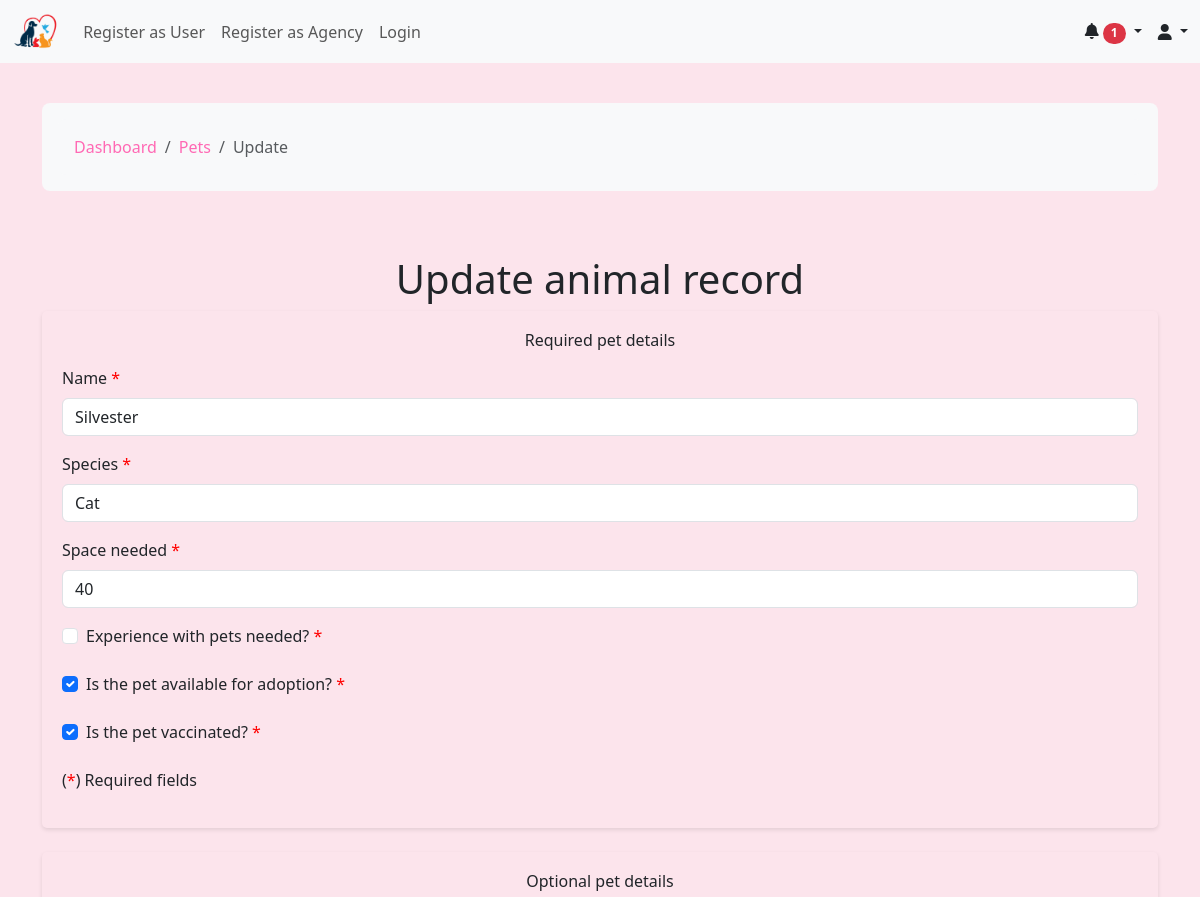
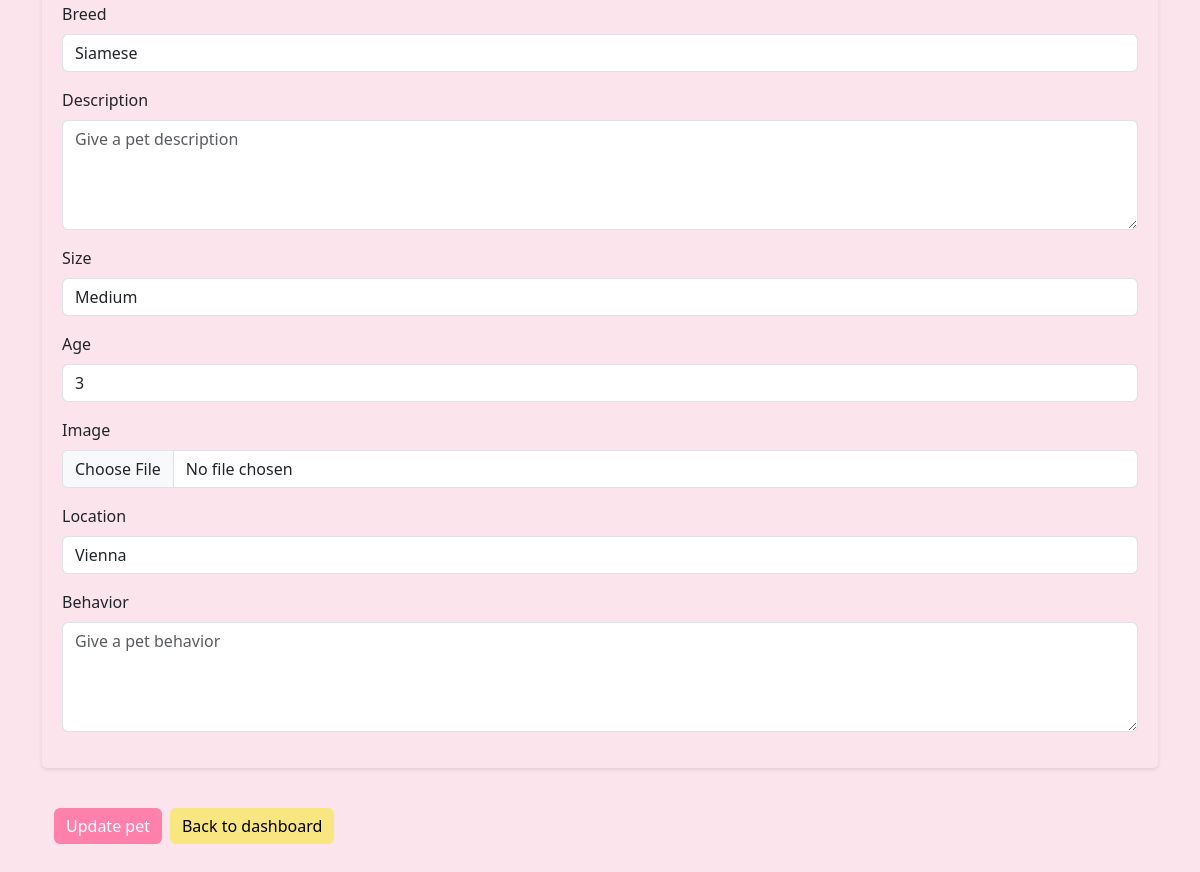
Screenshot of /pet/update.php?id=1 with the database file from the repository (2 pictures, top to bottom).
### tables this page shows
CREATE TABLE `pet` (
  `id` int(11) NOT NULL,
  `name` varchar(50) NOT NULL,
  `image` varchar(255) DEFAULT NULL,
  `location` varchar(50) DEFAULT NULL,
  `species` enum('Cat','Dog','Bird','Fish') NOT NULL,
  `breed` varchar(50) DEFAULT NULL,
  `age` int(11) DEFAULT NULL,
  `size` enum('Small','Medium','Large') DEFAULT NULL,
  `description` varchar(511) DEFAULT NULL,
  `available` tinyint(1) NOT NULL,
  `vaccinated` tinyint(1) NOT NULL,
  `experienceNeeded` tinyint(1) NOT NULL,
  `minSpace` int(11) NOT NULL,
  `behavior` varchar(255) DEFAULT NULL,
  `fk_users_id` int(11) NOT NULL,
  `pet_day` tinyint(1) DEFAULT 0
);

### utils/crudPet.php (called while the page is built, shortened)
<?php
class CRUD_PET
{
    private $connection;
    public function __construct(string $database = "pet_adoption", string $host = "localhost", string $user = "root", string $password = "")
    {
        $this->connection = mysqli_connect($host, $user, $password, $database);
    }
    public function select(string $table, string $columns = "*", string $condition = "")
    {
        $sql = "SELECT $columns FROM $table";
        if (!empty($condition)) {
            $sql .= " WHERE $condition";
        }
        $result = mysqli_query($this->connection, $sql);
        $rows = mysqli_fetch_all($result, MYSQLI_ASSOC);
        return $rows;
    }
    public function selectPets(string $condition)
    {
        return $this->select("pet", "*", $condition);
    }
}

### pet/update.php (the view, shortened to what this page needs)
<?php
require_once "../utils/crudPet.php";
require_once "../components/breadcrumb.php";
$id = $_GET["id"];
$crud = new CRUD_PET();
$result = $crud->selectPets("id = $id");
if (!empty($result)) {
    $pet = $result[0];
    $experience = ($pet["experienceNeeded"] == 1) ? 'checked' : '';
    $available = ($pet["available"] == 1) ? 'checked' : '';
    $vaccine = ($pet["vaccinated"] == 1) ? 'checked' : '';
}
?>
<!DOCTYPE html>
<html lang="en">
<head>
    <?php include '../components/head.php'; ?>
    <link rel="stylesheet" href="../css/main.css">
</head>
<body>
    <?php include '../components/navbar.php'; ?>
    <div class="container">
        <h1 class="text-center">Update animal record</h1>
        <form method="post" autocomplete="off" enctype="multipart/form-data">
            <div class="required-fields">
                <h6 id=pet-details-h6>Required pet details</h6>
                <div class="mb-3 mt-3">
                    <label for="name" class="form-label">Name <span class='required'>*</span> </label>
                    <input type="text" class="form-control" id="name" name="name" placeholder="Name" value="<?= $pet["name"] ?>" required="" oninvalid="this.setCustomValidity('Please, add a pet name')" oninput="setCustomValidity('')">
                </div>
                <div class="mb-3">
                    <label for="species" class="form-label">Species <span class='required'>*</span></label>
                    <select class="form-control" id="species" name="species" required="" oninvalid="this.setCustomValidity('Please, select a pet species')" oninput="setCustomValidity('')">
                        <option value="Cat" <?php echo ($pet["species"] === "Cat") ? "selected" : ""; ?>>Cat</option>
                    </select>
                </div>
                <div class="mb-3">
                    <label for="space" class="form-label">Space needed <span class='required'>*</span></label>
                    <input type="number" class="form-control" id="space" name="space" placeholder="Space" min="0" value="<?= $pet["minSpace"] ?>" required="" oninvalid="this.setCustomValidity('Please, add the amount of space needed')" oninput="setCustomValidity('')">
                </div>
                <div class="mb-3">
                    <div class="form-check">
                        <input class="form-check-input" type="checkbox" name="experience" <?= $experience ?>>
                        <label class="form-label form-check-label" for="experience">Experience with pets needed? <span class='required'>*</span></label>
                    </div>
                </div>
                <div class="mb-3">
                    <div class="form-check">
                        <input class="form-check-input" type="checkbox" name="available" <?= $available ?>>
                        <label class="form-label form-check-label" for="available">Is the pet available for adoption? <span class='required'>*</span></label>
                    </div>
                </div>
                <div class="mb-3">
                    <div class="form-check">
                        <input class="form-check-input" type="checkbox" name="vaccine" <?= $vaccine ?>>
                        <label class="form-label form-check-label" for="vaccine">Is the pet vaccinated? <span class='required'>*</span></label>
                    </div>
                </div>
                <p>(<span class='required'>*</span>) Required fields</p>
            </div>
            <br>
            <div class="optional-fields">
                <h6 id=pet-details-h6>Optional pet details</h6>
                <div class="mb-3">
                    <label for="breed" class="form-label">Breed </label>
                    <input type="text" class="form-control" id="breed" name="breed" placeholder="Breed" value="<?= $pet["breed"] ?>">
                </div>
                <div class="mb-3">
                    <label for="desc" class="form-label">Description </label>
                    <textarea class="form-control" id="desc" name="desc" rows="4" cols="50" placeholder="Give a pet description"><?= $pet["description"] ?></textarea>
                </div>
                <div class="mb-3">
                    <label for="size" class="form-label">Size</label>
                    <select class="form-control" id="size" name="size">
                        <option value="Medium" <?php echo ($pet["size"] === "Medium") ? "selected" : ""; ?>>Medium</option>
                    </select>
                </div>
                <div class="mb-3">
                    <label for="age" class="form-label">Age </label>
                    <input type="number" class="form-control" id="age" name="age" placeholder="Age" min="0" value="<?= $pet["age"] ?>">
                </div>
                <div class="mb-3">
                    <label for="image" class="form-label">Image </label>
                    <input type="file" class="form-control" id="image" name="image">
                </div>
                <div class="mb-3">
                    <label for="location" class="form-label">Location</label>
                    <input type="text" class="form-control" id="location" name="location" placeholder="Location" value="<?= $pet["location"] ?>">
                </div>
                <div class="mb-3">
                    <label for="behavior" class="form-label">Behavior </label>
                    <textarea class="form-control" id="behavior" name="behavior" rows="4" cols="50" placeholder="Give a pet behavior"><?= $pet["behavior"] ?></textarea>
                </div>
            </div>
            <div class="container">
                <div class="d-grid gap-2 d-md-flex justify-content-start">
                    <button name='update' type="submit" class="btn btn-primary">Update pet</button>
                    <a href="../admin/dashboard.php" class="btn btn-warning">Back to dashboard</a>
                </div>
            </div>
        </form>
    </div>
</body>
</html>

### css/main.css (style rules this page uses)
body { background-color: #fce4ec; }
a { color: #ff69b4; text-decoration: none; transition: color 0.3s; }
.container { padding-top: 40px; padding-bottom: 40px; }
.required { color: red; }
.required-fields { padding-top: 20px; padding-bottom: 20px; padding-left: 20px; padding-right: 20px; border-radius: 5px; box-shadow: 0 2px 4px rgba(0, 0, 0, 0.1); }
.optional-fields { padding-top: 20px; padding-bottom: 20px; padding-left: 20px; padding-right: 20px; border-radius: 5px; box-shadow: 0 2px 4px rgba(0, 0, 0, 0.1); }
#pet-details-h6 { text-align: center; margin-bottom: 0.5rem; }
.btn-primary { background-color: #ff80ab; border: none; }
.btn-warning { background-color: #f8e681; border: none; --mdb-btn-color: black; }

### rows the page displays
pet: name "Silvester", species "Cat", space "40", breed "Siamese", size "Medium", age "3", location "Vienna"

### other values shown
$breadcrumb['title'] "Dashboard"
$breadcrumb['title'] "Pets"
$breadcrumb['title'] "Update"
